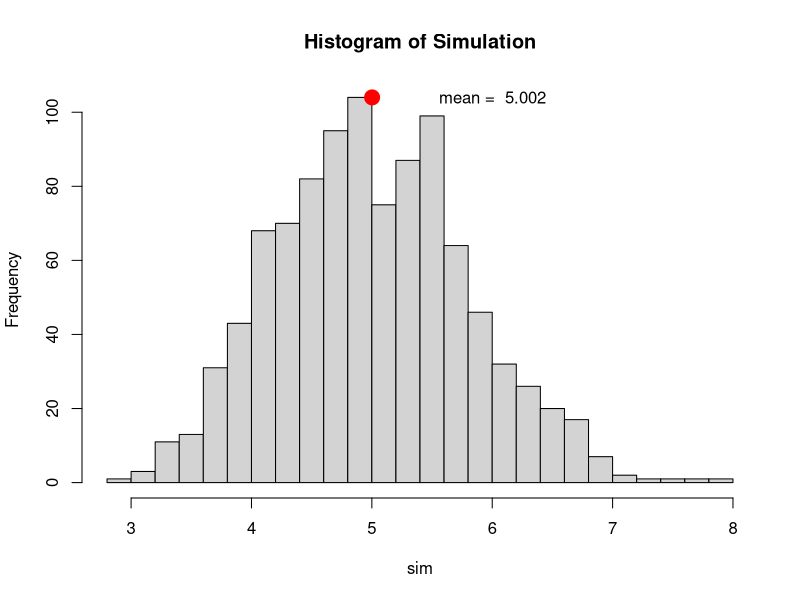
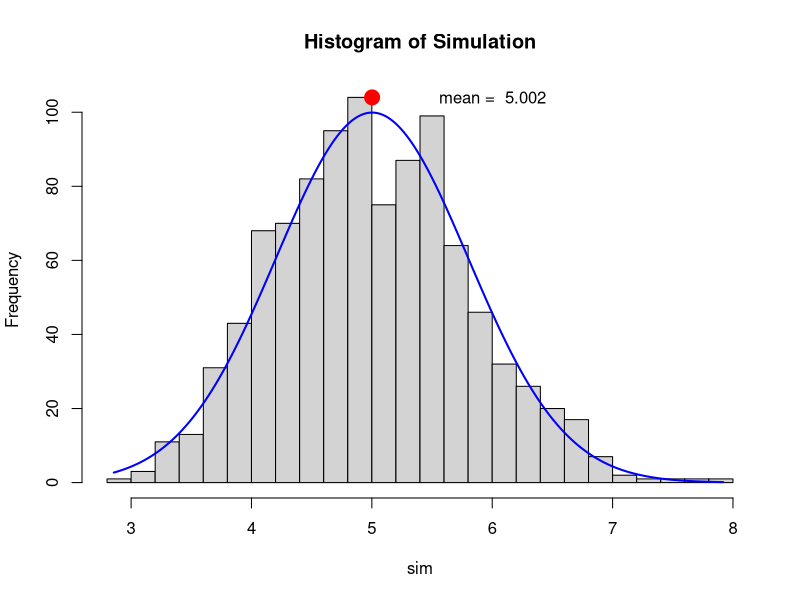
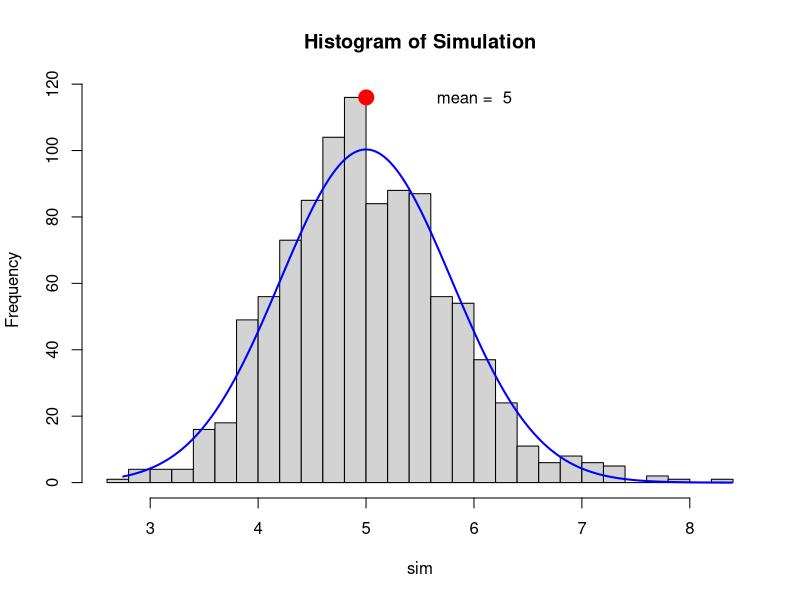
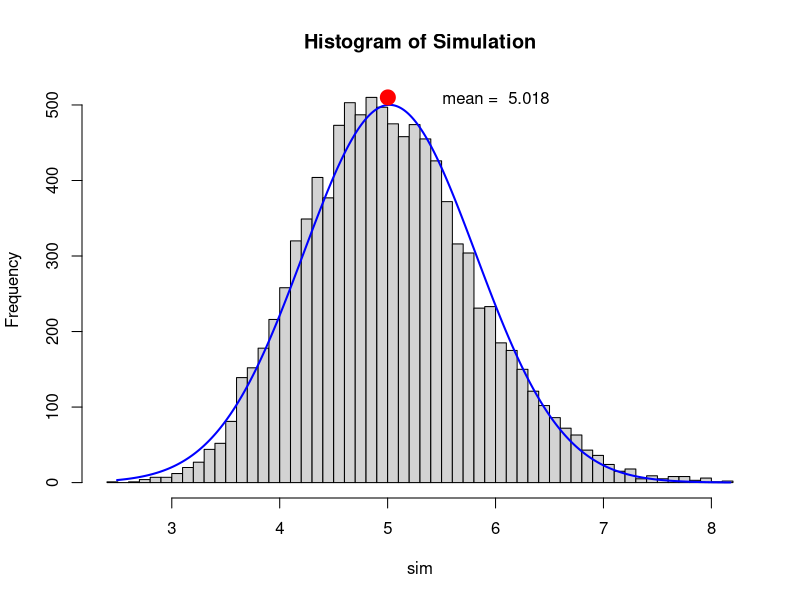

R code for these plots, in order:
## ---- chunk 1
lambda <- 0.2
expMean <- 1/lambda
print(expMean)
## ---- chunk 2
set.seed(5553)
n <- 40
simTrial <- mean(rexp(n,lambda))
print(simTrial)
## ---- chunk 3
trials <- 1000
sim <- apply(matrix(rexp(n*trials,lambda),trials),1,mean)
simMean <- mean(sim)
simHist <- hist(sim,breaks="Scott",main = "Histogram of Simulation")
yMax <- max(simHist$counts)
meanText <- paste("mean = ",as.character(format(mean(sim),digits=4)))
points(simMean,yMax,col="red",cex=2,pch=21,bg="red")
text(x = simMean+1 ,y = yMax, meanText)
## ---- chunk 4
simMean <- mean(sim)
print(simMean)
## ---- chunk 5
simSD <- sd(sim)
print(simSD)
## ---- chunk 6
simHist <- hist(sim,breaks="Scott",main = "Histogram of Simulation")
xfit<-seq(min(sim),max(sim),length=1000) 
yfit<-dnorm(xfit,mean=mean(sim),sd=sd(sim)) 
yfit <- yfit*diff(simHist$mids[1:2])*length(sim) 
lines(xfit, yfit, col="blue", lwd=2)
points(simMean,yMax,col="red",cex=2,pch=21,bg="red")
text(x = simMean+1 ,y = yMax, meanText)
## ---- chunk 7
sim <- apply(matrix(rexp(n*trials,lambda),trials),1,mean)
simHist <- hist(sim,breaks="Scott",main = "Histogram of Simulation")
xfit<-seq(min(sim),max(sim),length=1000) 
yfit<-dnorm(xfit,mean=mean(sim),sd=sd(sim)) 
yfit <- yfit*diff(simHist$mids[1:2])*length(sim) 
lines(xfit, yfit, col="blue", lwd=2)
yMax <- max(simHist$counts)
meanText <- paste("mean = ",as.character(format(mean(sim),digits=4)))
points(simMean,yMax,col="red",cex=2,pch=21,bg="red")
text(x = simMean+1 ,y = yMax, meanText)
## ---- chunk 8
trials <- 10000
sim <- apply(matrix(rexp(n*trials,lambda),trials),1,mean)
simHist <- hist(sim,breaks="Scott",main = "Histogram of Simulation")
xfit<-seq(min(sim),max(sim),length=1000) 
yfit<-dnorm(xfit,mean=mean(sim),sd=sd(sim)) 
yfit <- yfit*diff(simHist$mids[1:2])*length(sim) 
lines(xfit, yfit, col="blue", lwd=2)
yMax <- max(simHist$counts)
meanText <- paste("mean = ",as.character(format(mean(sim),digits=4)))
points(simMean,yMax,col="red",cex=2,pch=21,bg="red")
text(x = simMean+1 ,y = yMax, meanText)
